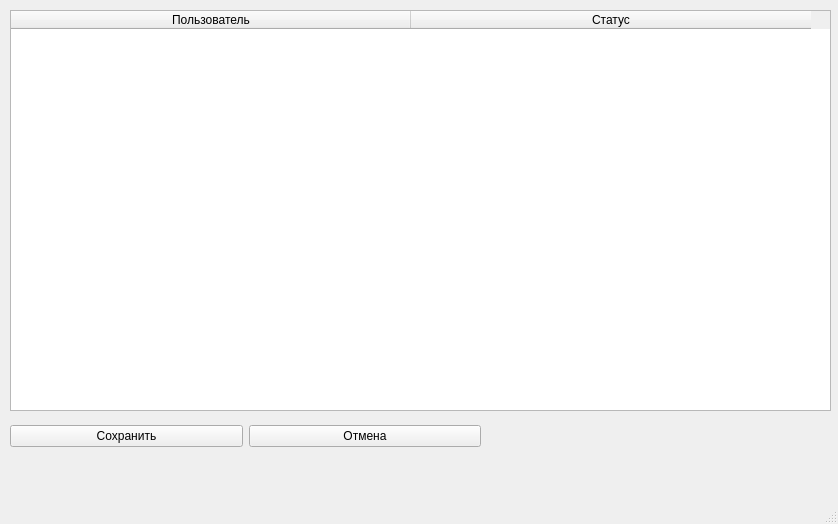
<?xml version="1.0" encoding="UTF-8"?>
<ui version="4.0">
 <class>MainWindow</class>
 <widget class="QMainWindow" name="MainWindow">
  <property name="geometry">
   <rect>
    <x>0</x>
    <y>0</y>
    <width>838</width>
    <height>524</height>
   </rect>
  </property>
  <property name="windowTitle">
   <string>Заявки пользователей</string>
  </property>
  <widget class="QWidget" name="centralwidget">
   <widget class="QTableWidget" name="tableWidget">
    <property name="geometry">
     <rect>
      <x>10</x>
      <y>10</y>
      <width>821</width>
      <height>401</height>
     </rect>
    </property>
    <attribute name="horizontalHeaderDefaultSectionSize">
     <number>400</number>
    </attribute>
    <column>
     <property name="text">
      <string>Пользователь</string>
     </property>
    </column>
    <column>
     <property name="text">
      <string>Статус</string>
     </property>
    </column>
   </widget>
   <widget class="QWidget" name="">
    <property name="geometry">
     <rect>
      <x>10</x>
      <y>420</y>
      <width>471</width>
      <height>32</height>
     </rect>
    </property>
    <layout class="QHBoxLayout" name="horizontalLayout">
     <item>
      <widget class="QPushButton" name="pushButton">
       <property name="text">
        <string>Сохранить</string>
       </property>
      </widget>
     </item>
     <item>
      <widget class="QPushButton" name="pushButton_2">
       <property name="text">
        <string>Отмена</string>
       </property>
      </widget>
     </item>
    </layout>
   </widget>
  </widget>
  <widget class="QMenuBar" name="menubar">
   <property name="geometry">
    <rect>
     <x>0</x>
     <y>0</y>
     <width>838</width>
     <height>24</height>
    </rect>
   </property>
  </widget>
  <widget class="QStatusBar" name="statusbar"/>
 </widget>
 <resources/>
 <connections/>
</ui>
